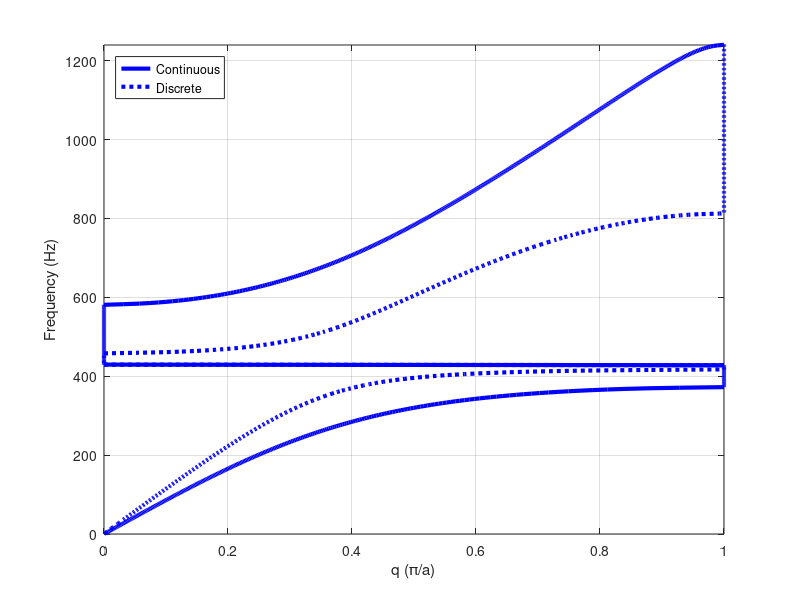

Here is the MATLAB script that generated this plot: (Note: this script raises an error after producing the figure.)
close all; pause(0); 
clear all; 
clc;
%%% TOOLBOX %%%%%%%%%%%%%%%%%%%%%%%%%%%%%%%%%%%%%%%%%%%%%%%%%%%%%%%%%%%%%%%%
addpath(genpath('\\files7.epfl.ch\data\padlewsk\My Documents\PhD\acoustic-projects-master\toolbox\matlab-toolbox'));


% Define constants
a = 0.280/2;%[m] unitcell
s = 0.01*12*10-4;%[m]^2 speaker cross section
S = 25*10-4;%[m]^2 duct cross section
c0 = 347.13; 
rho0 = 1.1839;
M = 0.00154;
R = 0*8.326843e-01;
C = 8.949133e-05;

% Define frequency range
omega = linspace(0, 2*pi*1500, 1000); % Adjust the range and number of points as needed

% Define Z(omega)
Z_omega = 1i * omega * M + R + 1 ./ (1i * omega * C);
sigma_omega = - 1i * omega * rho0 * s ./ (S * Z_omega);%*0

% Calculate the function
%q_cont = sqrt((omega / c0).^2 - sigma_omega);
%q_cont = omega/c0;
q_cont = acos(cos(omega/c0*a) + sigma_omega./(2*(omega/ c0)).*sin(omega/c0*a))/a; % transfer matrix method
q_disc = acos(a^2/2*(sigma_omega - (omega / c0).^2)+1)/a;

% Plot the function
fig1 = figure(1);
plot( real(q_cont*a)/pi, omega/(2*pi), '-b', 'DisplayName', 'Continuous','LineWidth',3); %omega/(2*pi) for display in 
hold on;
plot( real(q_disc*a)/pi, omega/(2*pi), ':b', 'DisplayName', 'Discrete','LineWidth',3);
ylabel('Frequency (Hz)');
xlabel('q (\pi/a)');
%title('Plot of \pm\sqrt{(\omega / c)^2 + i * \omega * s /
%(S*Z(\omega)}');
xlim([0,1])
ylim([0,c0/a/2])
legend('Location','northwest');
grid on;
box on
yline(644.5,'--','HandleVisibility','off','LineWidth',3);% edge BZ
yline(427,'--','HandleVisibility','off','LineWidth',3);% edge BZ
ax = gca;
%ax.XAxisLocation = 'origin';
%ax.YAxisLocation = 'origin';
ax.FontSize = 18  ;
ax.LineWidth = 2;
%axis square
%pbaspect([2 1 1]);

%%% band fold
fig2 = figure(2);
plot( 2*(real(q_cont*a)/pi), real(omega)/(2*pi), '-b', 'DisplayName', 'Continuous','LineWidth',3);
hold on;
plot( 2*(-real(q_cont*a)/pi+1), real(omega)/(2*pi), '-b','HandleVisibility','off','LineWidth',3);
plot( 2*(real(q_disc*a)/pi), real(omega)/(2*pi), ':b', 'DisplayName', 'Discrete','LineWidth',3);
plot( 2*(-real(q_disc*a)/pi+1), real(omega)/(2*pi), ':b','HandleVisibility','off','LineWidth',3);
ylabel('Frequency (Hz)');
xlabel('q (\pi/(2a))');
%title('Plot of \pm\sqrt{(\omega / c)^2 + i * \omega * s /
%(S*Z(\omega)}');
xlim([0,1])
ylim([0,c0/a/2])
legend('Location','northwest');
grid on;

box on
%grid on
ax = gca;
%ax.XAxisLocation = 'origin';
%ax.YAxisLocation = 'origin';
ax.FontSize = 18  ;
ax.LineWidth = 2;
%axis square
%pbaspect([2 1 1]);




% IN TERMS OF ka/pi
%{
fig1 = figure(1);
plot( real(q_cont*a)/pi, omega/(c0*pi)*a, '-b', 'DisplayName', 'Continuous','LineWidth',3); %omega/(2*pi) for display in 
hold on;
plot( real(q_disc*a)/pi, omega/(c0*pi)*a, '--b', 'DisplayName', 'Discontinuous','LineWidth',3);
%plot(imag(q_disc*a)/pi, omega/(2*pi),  'r', 'DisplayName', 'Imaginary part','LineWidth',3);
ylabel('ka/\pi');
xlabel('qa/\pi');
%title('Plot of \pm\sqrt{(\omega / c)^2 + i * \omega * s /
%(S*Z(\omega)}');
xlim([0,1])
%ylim([0,c0/a/2])
ylim([0,1])
legend('Location','northwest');
grid on;
box on
%grid on
ax = gca;
%ax.XAxisLocation = 'origin';
%ax.YAxisLocation = 'origin';
ax.FontSize = 18  ;
ax.LineWidth = 2;
%axis square
%pbaspect([2 1 1]);
%}

%%SAVE FIGURE
%vecrast(fig1 , 'disp_comp_WG_res', 600, 'bottom', 'pdf');
%vecrast(fig2 , 'disp_comp_WG_res_fold', 600, 'bottom', 'pdf');    
